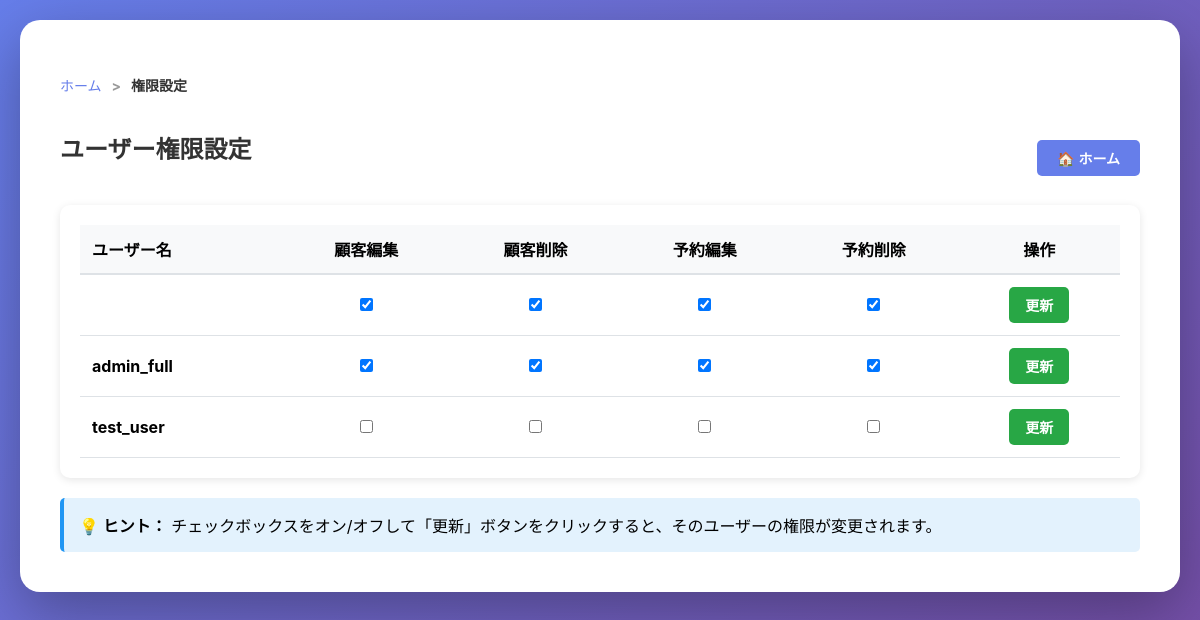
The page /user-permissions/ (signed in) on the database as committed earlier.
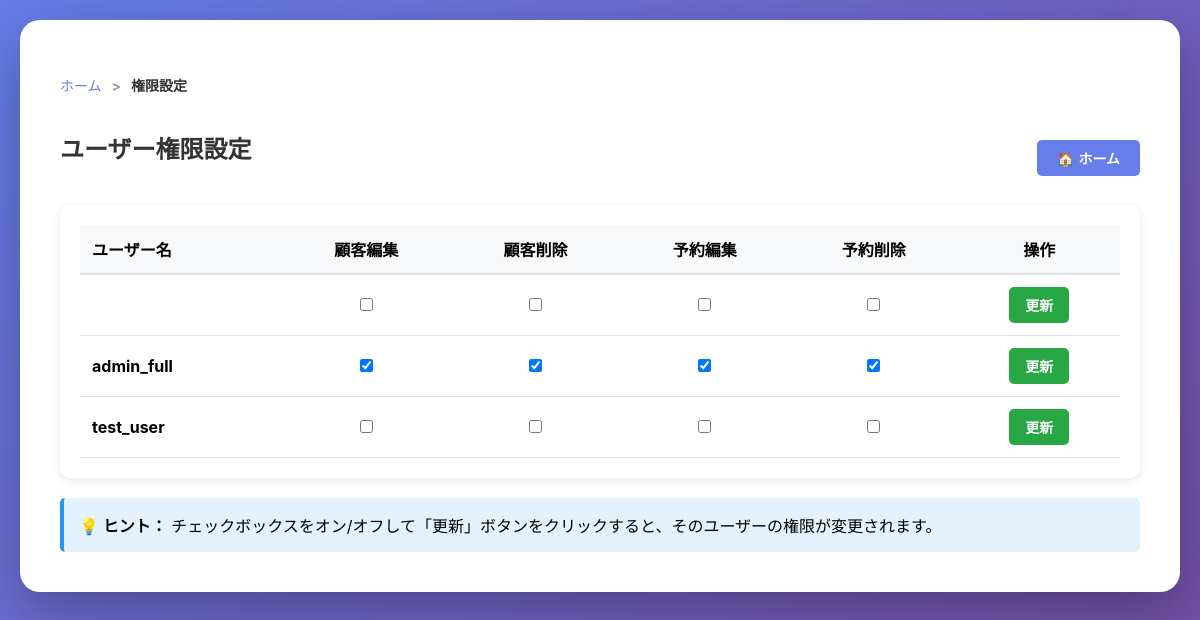
The same page on the database as committed later.
### main/models.py (models this page shows, shortened)
class UserProfile(models.Model):
    user = models.OneToOneField(Administrator, on_delete=models.CASCADE, related_name='profile')
    can_edit_customer = models.BooleanField(default=False, verbose_name='顧客編集権限')
    can_delete_customer = models.BooleanField(default=False, verbose_name='顧客削除権限')
    can_edit_reservation = models.BooleanField(default=False, verbose_name='予約編集権限')
    can_delete_reservation = models.BooleanField(default=False, verbose_name='予約削除権限')
    class Meta:
        verbose_name = 'ユーザー権限'
        verbose_name_plural = 'ユーザー権限'

### main/views.py (the view)
# urls.py: path('user-permissions/', views.user_permissions, name='user_permissions'),
@login_required
def user_permissions(request):
    administrators = Administrator.objects.all()
    user_permissions_list = []
    for admin in administrators:
        profile, created = UserProfile.objects.get_or_create(user=admin)
        user_permissions_list.append({
            'admin': admin,
            'profile': profile,
        })
    return render(request, 'main/user_permissions.html', {
        'user_permissions_list': user_permissions_list,
    })

### main/templates/main/user_permissions.html (shortened to what this page needs)
{% extends 'main/base.html' %}
{% block breadcrumb %}
<nav aria-label="breadcrumb">
    <ol class="breadcrumb">
        <li class="breadcrumb-item"><a href="{% url 'admin-home' %}">ホーム</a></li>
        <li class="breadcrumb-item active">権限設定</li>
    </ol>
</nav>
{% endblock %}
{% block content %}
<div style="display: flex; justify-content: space-between; align-items: center; margin-bottom: 20px;">
    <h2>ユーザー権限設定</h2>
    <a href="{% url 'admin-home' %}" style="text-decoration: none;">
        <button style="background: #667eea; padding: 8px 20px;">🏠 ホーム</button>
    </a>
</div>
<div style="background: white; padding: 20px; border-radius: 10px; box-shadow: 0 2px 8px rgba(0,0,0,0.1);">
    <table style="width: 100%; border-collapse: collapse;">
        <thead>
            <tr style="background: #f8f9fa; border-bottom: 2px solid #dee2e6;">
                <th style="padding: 12px; text-align: left;">ユーザー名</th>
                <th style="padding: 12px; text-align: center;">顧客編集</th>
                <th style="padding: 12px; text-align: center;">顧客削除</th>
                <th style="padding: 12px; text-align: center;">予約編集</th>
                <th style="padding: 12px; text-align: center;">予約削除</th>
                <th style="padding: 12px; text-align: center;">操作</th>
            </tr>
        </thead>
        <tbody>
            {% for item in user_permissions_list %}
            <tr style="border-bottom: 1px solid #dee2e6;">
                <form method="POST" action="{% url 'user_permission_update' item.admin.pk %}">
                    <td style="padding: 12px;">
                        <strong>{{ item.admin.user.username }}</strong>
                    </td>
                    <td style="padding: 12px; text-align: center;">
                        <input type="checkbox" name="can_edit_customer" {% if item.profile.can_edit_customer %}checked{% endif %}>
                    </td>
                    <td style="padding: 12px; text-align: center;">
                        <input type="checkbox" name="can_delete_customer" {% if item.profile.can_delete_customer %}checked{% endif %}>
                    </td>
                    <td style="padding: 12px; text-align: center;">
                        <input type="checkbox" name="can_edit_reservation" {% if item.profile.can_edit_reservation %}checked{% endif %}>
                    </td>
                    <td style="padding: 12px; text-align: center;">
                        <input type="checkbox" name="can_delete_reservation" {% if item.profile.can_delete_reservation %}checked{% endif %}>
                    </td>
                    <td style="padding: 12px; text-align: center;">
                        <button type="submit" style="background: #28a745; color: white; padding: 8px 16px; border: none; border-radius: 5px; cursor: pointer;">
                            更新
                        </button>
                    </td>
                </form>
            </tr>
            {% endfor %}
        </tbody>
    </table>
</div>
<div style="margin-top: 20px; padding: 15px; background: #e3f2fd; border-left: 4px solid #2196f3; border-radius: 5px;">
    <strong>💡 ヒント：</strong> チェックボックスをオン/オフして「更新」ボタンをクリックすると、そのユーザーの権限が変更されます。
</div>
{% endblock %}

Rows that differ between the two databases and show on the page:
changed UserProfile (number 1 of 3 on the later page): can_edit_customer "☑" → "☐"; can_delete_customer "☑" → "☐"; can_edit_reservation "☑" → "☐"; can_delete_reservation "☑" → "☐"
